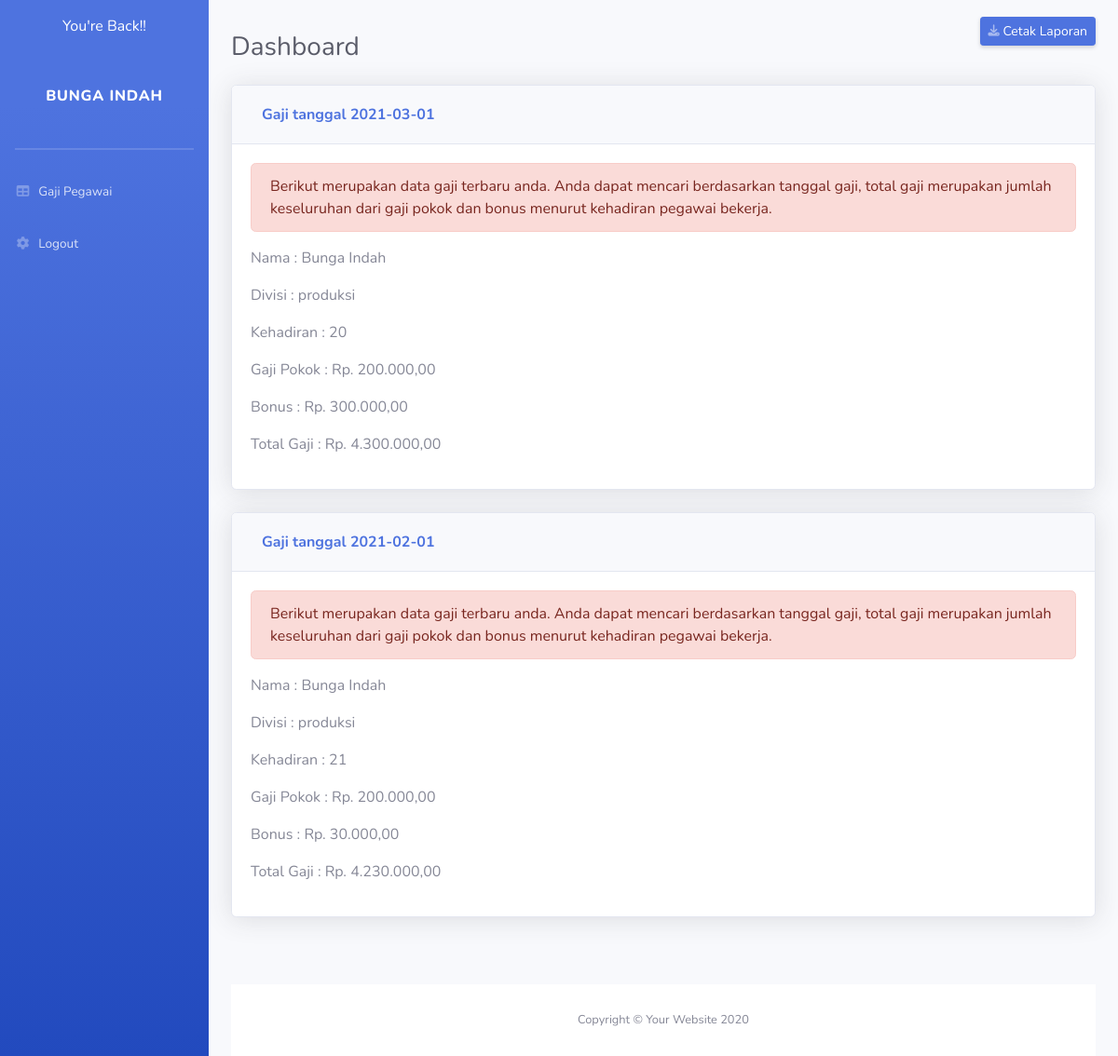
The page /pegawai.php (signed in) on the database its author committed.
### tables this page shows
CREATE TABLE `user` (
  `iduser` int(20) NOT NULL,
  `username` varchar(50) NOT NULL,
  `password` varchar(255) NOT NULL,
  `nama_lengkap` varchar(100) NOT NULL,
  `divisi` int(30) NOT NULL,
  `no_rek` varchar(30) NOT NULL,
  `level` enum('pegawai','admin','','') NOT NULL
);

CREATE TABLE `transaksi` (
  `idtransaksi` int(20) NOT NULL,
  `iduser` int(20) NOT NULL,
  `tanggal` date NOT NULL,
  `jumlah` int(100) NOT NULL,
  `jml_kehadiran` int(20) NOT NULL,
  `bonus` int(100) NOT NULL
);

CREATE TABLE `divisi` (
  `iddivisi` int(20) NOT NULL,
  `nama_divisi` varchar(50) NOT NULL,
  `ketua_divisi` varchar(100) NOT NULL,
  `info_divisi` text NOT NULL
);

### pegawai.php (the view, shortened to what this page needs)
<!DOCTYPE html>
<html lang="en">
<?php
    include "koneksi.php";
?>
<head>
    <link href="vendor/fontawesome-free/css/all.min.css" rel="stylesheet" type="text/css">
    <link href="css/sb-admin-2.min.css" rel="stylesheet">
</head>
<body id="page-top">
    <div id="wrapper">
    <?php
        include "menu_pegawai.php";
    ?>
        <div id="content-wrapper" class="d-flex flex-column">
            <div id="content">
                <div class="container-fluid">
                    <div class="d-sm-flex align-items-center justify-content-between mb-4">
                        <h1 class="h3 mb-0 text-gray-800"><br>Dashboard</h1>
                        <a href="print.php" class="d-none d-sm-inline-block btn btn-sm btn-primary shadow-sm"><i class="fas fa-download fa-sm text-white-50"></i> Cetak Laporan </a>
                    </div>
                    <?php
                        $id = $_SESSION['iduser'];
                        $data = mysqli_query($koneksi, "SELECT * FROM user JOIN transaksi ON user.iduser = transaksi.iduser JOIN divisi ON divisi.iddivisi = user.divisi WHERE user.iduser='$id' ORDER BY tanggal DESC");
                        while($d = mysqli_fetch_array($data)){
                        $total = $d['jumlah']*$d['jml_kehadiran']+$d['bonus'];
                     ?>
                    <div class="row">
                        <div class="col-lg-12 col-md-6 mb-4">
                            <div class="card shadow mb-4">
                                <div class="card-header">
                                    <label class="col-sm-3 col-form-label font-weight-bold text-primary">Gaji tanggal <?php echo $d['tanggal'] ?></label>
                                </div>
                                <div class="card-body">
                                        <div class="alert alert-danger" role="alert">
                                            Berikut merupakan data gaji terbaru anda.  Anda dapat mencari berdasarkan tanggal gaji, total gaji merupakan jumlah keseluruhan dari gaji pokok dan bonus menurut kehadiran pegawai bekerja.
                                        </div>
                                        <p>Nama : <?php echo $d['nama_lengkap'] ?></p>
                                        <p>Divisi : <?php echo $d['nama_divisi'] ?></p>
                                        <p>Kehadiran : <?php echo $d['jml_kehadiran'] ?></p>
                                        <p>Gaji Pokok : Rp. <?php echo number_format($d['jumlah'],2,',','.'); ?></p>
                                        <p>Bonus : Rp. <?php echo number_format($d['bonus'],2,',','.'); ?></p>
                                        <p>Total Gaji : Rp. <?php echo number_format($total ,2,',','.'); ?></p>
                                </div>
                            </div>
                            <?php }?>
                        </div>
                    </div>
                </div>
            </div>
            <footer class="sticky-footer bg-white">
                <div class="container my-auto">
                    <div class="copyright text-center my-auto">
                        <span>Copyright &copy; Your Website 2020</span>
                    </div>
                </div>
            </footer>
        </div>
    </div>
</body>

### rows shown on the page
user: transaksi.tanggal "2021-03-01", nama_lengkap "Bunga Indah", divisi.nama_divisi "produksi", transaksi.jml_kehadiran "20", transaksi.jumlah "200.000,00", transaksi.bonus "300.000,00", transaksi.jumlah+jml_kehadiran+bonus "4.300.000,00", transaksi.tanggal "2021-02-01", transaksi.jml_kehadiran "21", transaksi.bonus "30.000,00", transaksi.jumlah+jml_kehadiran+bonus "4.230.000,00"

### other values the page prints
$user "BUNGA INDAH"
